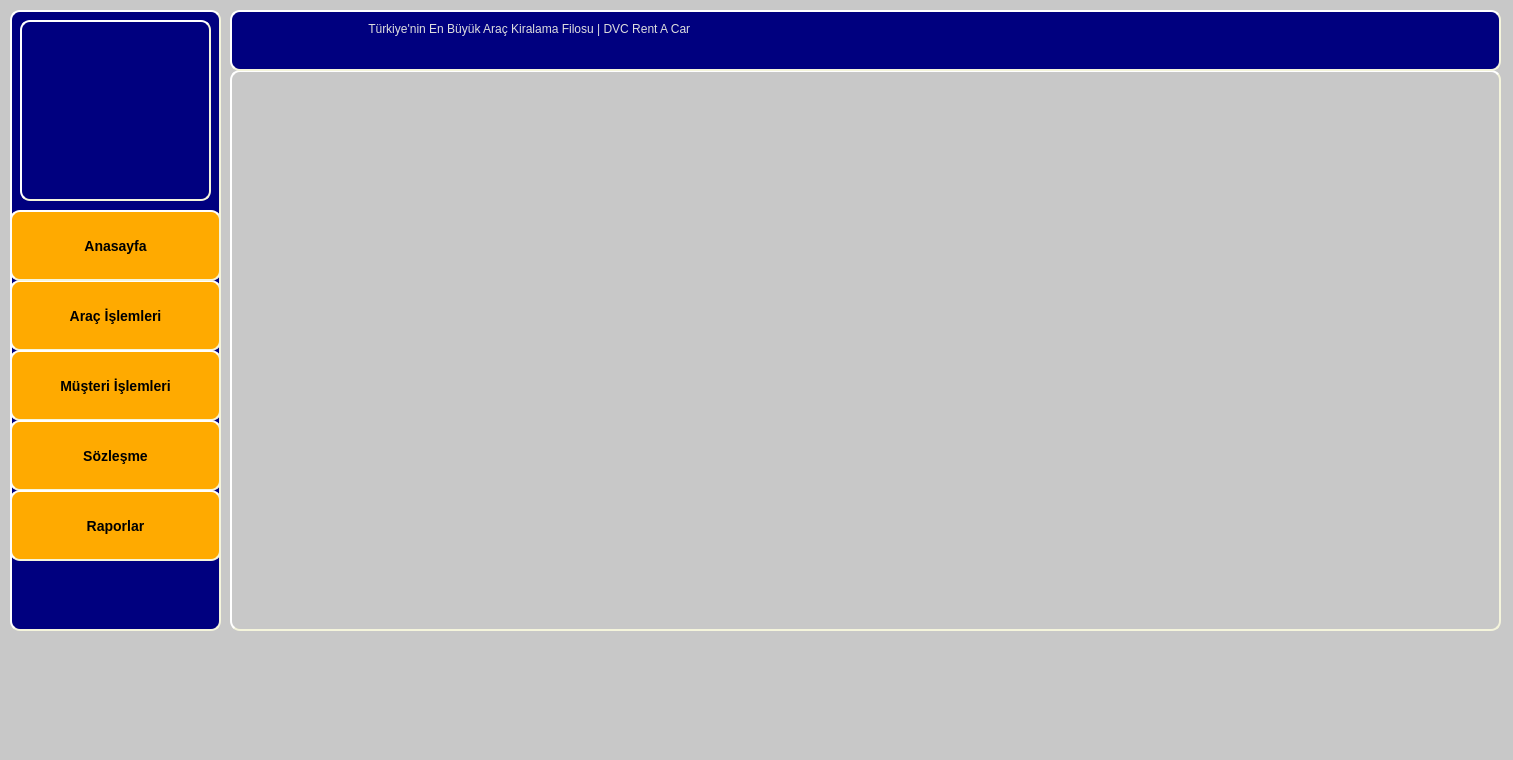
<?xml version="1.0" encoding="UTF-8"?>
<ui version="4.0">
 <class>MainWindow</class>
 <widget class="QMainWindow" name="MainWindow">
  <property name="geometry">
   <rect>
    <x>0</x>
    <y>0</y>
    <width>1513</width>
    <height>760</height>
   </rect>
  </property>
  <property name="windowTitle">
   <string>MainWindow</string>
  </property>
  <property name="styleSheet">
   <string notr="true">background-color: rgb(200, 200, 200);
    border-style: outset;
    border-radius: 10px;
</string>
  </property>
  <widget class="QWidget" name="centralwidget">
   <widget class="QGroupBox" name="groupBox">
    <property name="geometry">
     <rect>
      <x>10</x>
      <y>10</y>
      <width>211</width>
      <height>621</height>
     </rect>
    </property>
    <property name="styleSheet">
     <string notr="true">background-color: rgb(0, 0, 127);
    border-style: outset;
    border-width: 2px;
    border-radius: 10px;
    border-color: beige;
    font: bold 14px;
    min-width: 10em;
    padding: 6px;</string>
    </property>
    <property name="title">
     <string/>
    </property>
    <widget class="QLabel" name="label">
     <property name="geometry">
      <rect>
       <x>10</x>
       <y>10</y>
       <width>191</width>
       <height>181</height>
      </rect>
     </property>
     <property name="text">
      <string/>
     </property>
    </widget>
    <widget class="QPushButton" name="pushButton_Arac_islemleri">
     <property name="geometry">
      <rect>
       <x>0</x>
       <y>270</y>
       <width>211</width>
       <height>71</height>
      </rect>
     </property>
     <property name="styleSheet">
      <string notr="true">background-color: rgb(255, 170, 0);
font: 87 10pt &quot;Segoe UI Black&quot;;
    border-style: outset;
    border-width: 2px;
    border-radius: 10px;
    border-color: beige;
    font: bold 14px;
    min-width: 10em;
    padding: 6px;</string>
     </property>
     <property name="text">
      <string>Araç İşlemleri</string>
     </property>
    </widget>
    <widget class="QPushButton" name="pushButton_musteri_islemleri">
     <property name="geometry">
      <rect>
       <x>0</x>
       <y>340</y>
       <width>211</width>
       <height>71</height>
      </rect>
     </property>
     <property name="styleSheet">
      <string notr="true">background-color: rgb(255, 170, 0);
font: 87 10pt &quot;Segoe UI Black&quot;;
    border-style: outset;
    border-width: 2px;
    border-radius: 10px;
    border-color: beige;
    font: bold 14px;
    min-width: 10em;
    padding: 6px;</string>
     </property>
     <property name="text">
      <string>Müşteri İşlemleri</string>
     </property>
    </widget>
    <widget class="QPushButton" name="pushButton_sozlesme_islemleri">
     <property name="geometry">
      <rect>
       <x>0</x>
       <y>410</y>
       <width>211</width>
       <height>71</height>
      </rect>
     </property>
     <property name="styleSheet">
      <string notr="true">background-color: rgb(255, 170, 0);
font: 87 10pt &quot;Segoe UI Black&quot;;
    border-style: outset;
    border-width: 2px;
    border-radius: 10px;
    border-color: beige;
    font: bold 14px;
    min-width: 10em;
    padding: 6px;</string>
     </property>
     <property name="text">
      <string>Sözleşme</string>
     </property>
    </widget>
    <widget class="QPushButton" name="pushButton_Raporlar">
     <property name="geometry">
      <rect>
       <x>0</x>
       <y>480</y>
       <width>211</width>
       <height>71</height>
      </rect>
     </property>
     <property name="styleSheet">
      <string notr="true">background-color: rgb(255, 170, 0);
font: 87 10pt &quot;Segoe UI Black&quot;;
    border-style: outset;
    border-width: 2px;
    border-radius: 10px;
    border-color: beige;
    font: bold 14px;
    min-width: 10em;
    padding: 6px;</string>
     </property>
     <property name="text">
      <string>Raporlar</string>
     </property>
    </widget>
    <widget class="QPushButton" name="pushButton_Anasayfa">
     <property name="geometry">
      <rect>
       <x>0</x>
       <y>200</y>
       <width>211</width>
       <height>71</height>
      </rect>
     </property>
     <property name="styleSheet">
      <string notr="true">background-color: rgb(255, 170, 0);
font: 87 10pt &quot;Segoe UI Black&quot;;
    border-style: outset;
    border-width: 2px;
    border-radius: 10px;
    border-color: beige;
    font: bold 14px;
    min-width: 10em;
    padding: 6px;</string>
     </property>
     <property name="text">
      <string>Anasayfa</string>
     </property>
    </widget>
   </widget>
   <widget class="QGroupBox" name="groupBox_2">
    <property name="geometry">
     <rect>
      <x>230</x>
      <y>70</y>
      <width>1271</width>
      <height>561</height>
     </rect>
    </property>
    <property name="title">
     <string/>
    </property>
    <widget class="QLabel" name="label_2">
     <property name="geometry">
      <rect>
       <x>0</x>
       <y>0</y>
       <width>1271</width>
       <height>561</height>
      </rect>
     </property>
     <property name="styleSheet">
      <string notr="true">    border-style: outset;
    border-width: 2px;
    border-radius: 10px;
    border-color: beige;
    font: bold 14px;
    min-width: 10em;
    padding: 6px;</string>
     </property>
     <property name="text">
      <string/>
     </property>
    </widget>
   </widget>
   <widget class="QPlainTextEdit" name="plainTextEdit">
    <property name="geometry">
     <rect>
      <x>230</x>
      <y>10</y>
      <width>1271</width>
      <height>61</height>
     </rect>
    </property>
    <property name="styleSheet">
     <string notr="true">background-color: rgb(0, 0, 127);
font: 75 14pt &quot;MS Shell Dlg 2&quot;;
color: rgb(222, 222, 222);
    border-style: outset;
    border-width: 2px;
    border-radius: 10px;
    border-color: beige;
    
    min-width: 10em;
    padding: 6px;</string>
    </property>
    <property name="plainText">
     <string>                                      Türkiye'nin En Büyük Araç Kiralama Filosu | DVC Rent A Car</string>
    </property>
   </widget>
  </widget>
  <widget class="QMenuBar" name="menubar">
   <property name="geometry">
    <rect>
     <x>0</x>
     <y>0</y>
     <width>1513</width>
     <height>25</height>
    </rect>
   </property>
  </widget>
  <widget class="QStatusBar" name="statusbar"/>
 </widget>
 <resources/>
 <connections/>
</ui>
